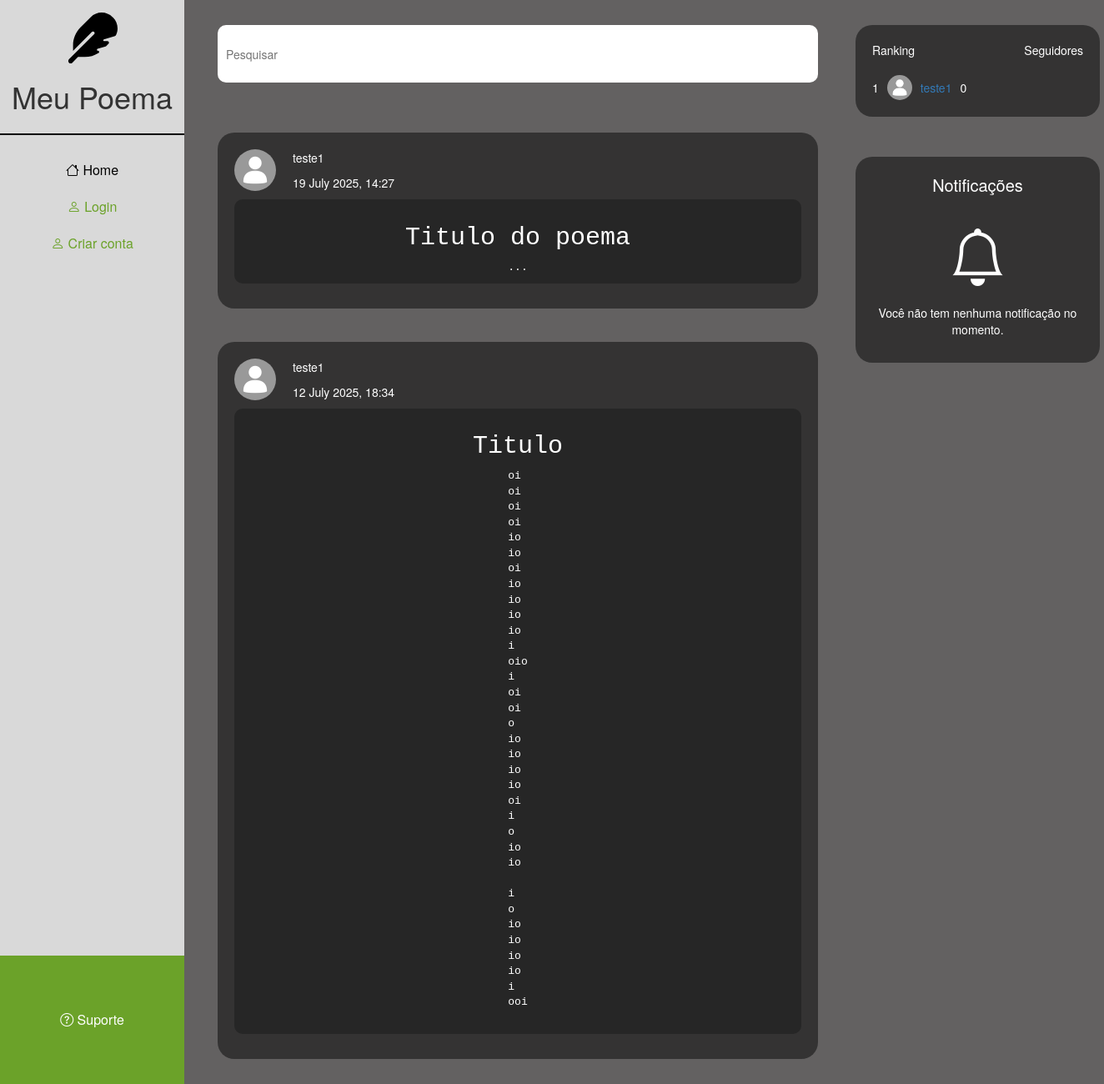
Before: / with the older database file.
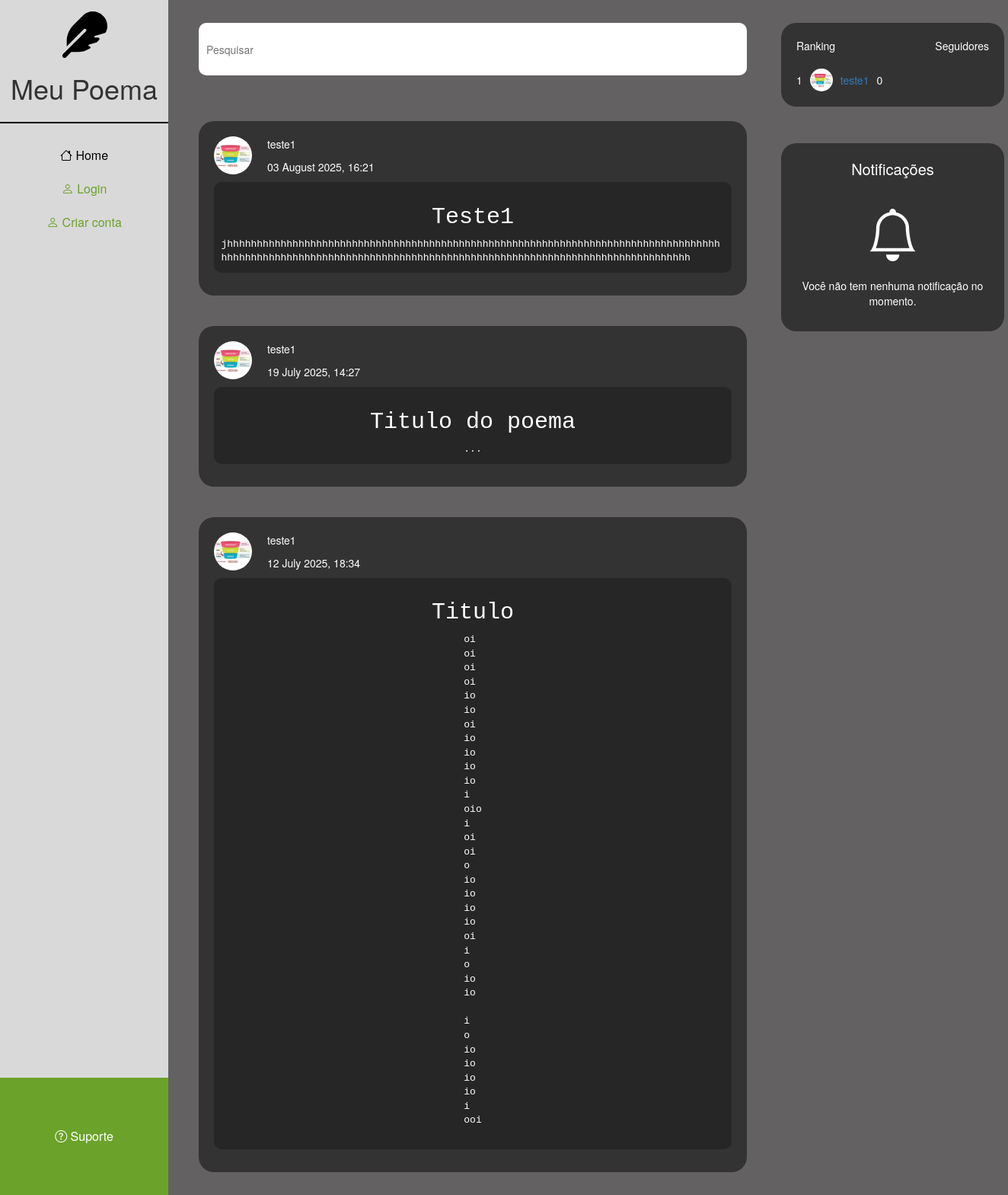
After: the same page with the newer database file.
### meuPoema/models.py (models this page shows)
class Post(database.Model):
    id = database.Column(database.Integer, primary_key=True)
    title = database.Column(database.String(), nullable=False)
    content = database.Column(database.Text(), nullable=False)
    date_posted = database.Column(database.DateTime(), nullable=False, default=datetime.utcnow)
    likes = database.Column(database.Integer, default=0)
    user_id = database.Column(database.Integer, database.ForeignKey('user.id'), nullable=False)

class User(database.Model, UserMixin):
    id = database.Column(database.Integer, primary_key=True)
    username = database.Column(database.String(), nullable=False)
    userUnique = database.Column(database.String(), default=lambda: "@" + uuid.uuid4().hex[:10])
    email = database.Column(database.String(), unique=True, nullable=False)
    password = database.Column(database.String(),nullable=False)
    foto_perfil = database.Column(database.String(), default='default.jpg')
    posts = database.relationship('Post', backref='author', lazy=True)
    followers = database.relationship('Follow', foreign_keys='Follow.followed_id', backref='followed', lazy=True)
    bio = database.Column(database.String(), default='Sem biografia')
    notifications = database.relationship('Notification', backref='user', lazy=True)
    configRanking = database.Column(database.Boolean(), default=False)
    configNotifications = database.Column(database.Boolean(), default=False)

### meuPoema/routes.py (the view)
@app.route("/", methods=['GET', 'POST'])
def home():
    rank = lista_rank()
    formCriarPost = FormCriarPost()
    posts = Post.query.order_by(Post.date_posted.desc()).all()
    profile_pictures = url_for('static', filename='profile_pictures/')
    if formCriarPost.validate_on_submit() and "criarPost" in request.form:
        if current_user.is_authenticated:
            return redirect(url_for('postPoem'))
        else:
            flash('Você precisa estar logado para criar um poema', 'alert-danger')
    return render_template('home.html', avatars=avatars, rank=rank, formCriarPost=formCriarPost, posts=posts, current_user=current_user, profile_pictures=profile_pictures, get_user=get_user)

### meuPoema/forms.py
class FormCriarPost(flask_wtf.FlaskForm):
    criarPost = SubmitField('Criar Postagem')

### meuPoema/routes.py (called while the page is built)
def lista_rank():
    rank = (database.session.query(User)
            .outerjoin(User.followers)
            .group_by(User.id)
            .order_by(func.count(User.followers).desc())
            .limit(5)
            .all())
    return rank

def get_user(user_id):
    return User.query.get(user_id)

### meuPoema/templates/home.html (shortened to what this page needs)
{% extends 'base.html' %}
{% block body %}
    <div class="home">
        <div class="fy">
            <input type="text" class="input-search" placeholder="Pesquisar">
            <div class="home-posts">
                {% for post in posts %}
                    <div class="home-post">
                        <div class="home-post-header">
                            {% set user = get_user(post.user_id) %}
                            <img src="{{ profile_pictures }}{{user.foto_perfil }}" alt="Avatar" class="avatar-post">
                            <div class="home-post-info">
                                <p class="home-post-username">{{ user.username }}</p>
                                <p class="poemPost-time">{{ post.date_posted.strftime('%d %B %Y, %H:%M') }}</p>
                            </div>
                        </div>
                        <pre class="home-post-content">
                            <h2 class="home-post-title">{{ post.title }}</h2>
                            {{ post.content }}
                        </pre>
                    </div>
                {% endfor %}
            </div>
        </div>
    </div>
{% endblock %}

### meuPoema/templates/base.html (shortened to what this page needs)
<!DOCTYPE html>
<html lang="pt-br">
<head>
    <link rel="stylesheet" href="https://cdn.jsdelivr.net/npm/bootstrap@3.4.1/dist/css/bootstrap.min.css">
    <link rel="stylesheet" href="https://cdn.jsdelivr.net/npm/bootstrap-icons@1.11.3/font/bootstrap-icons.min.css">
    <link rel="stylesheet" href="{{ url_for('static', filename='style.css') }}">
</head>
<body class="body-base">
    <div>
        {% include 'nav.html' %}
    </div>
    {% block body %}
    {%endblock%}
    <div class="rank">
        {% include 'rank.html' %}
    </div>
</body>
</html>

### meuPoema/templates/nav.html
<sidebar class="sidebar">
    <div class="top">
        <img src="{{ url_for('static', filename='feather-solid.svg')}}" alt="placeholder">
        <h1>Meu Poema</h1>
    </div>
    <hr>
    <nav class="nav">
        <p><a href="{{ url_for('home') }}"><i class="bi bi-house"></i> Home</a></p>
        {% if current_user.is_authenticated %}
            <p><a href="{{ url_for('profile', id=current_user.id) }}"><i class="bi bi-person"></i> Perfil</a></p>
            <p><a href="{{ url_for('notification') }}"><i class="bi bi-bell"></i> Notificações</a></p>
            <p><a href="{{ url_for('messagePage') }}"><i class="bi bi-chat"></i> Mensagens</a></p>
            <p><a href="{{ url_for('config') }}"><i class="bi bi-gear"></i> Configurações</a></p>
            <p><a href="/meuPoema/static"><i class="bi bi-bookmark"></i> Poemas salvos</a></p>
        {% else %}
            <p><a href="{{ url_for('signin') }}" style="color: #6BA229"><i class="bi bi-person"></i> Login</a></p>
            <p><a href="{{ url_for('signup') }}" style="color: #6BA229"><i class="bi bi-person"></i> Criar conta</a></p>
        {% endif %}
    </nav>
    <div class="suporte">
        <button>
            <i class="bi bi-question-circle"></i> Suporte
        </button>
    </div>
</sidebar>

### meuPoema/templates/rank.html
<div>
    {% if current_user.configRanking %}
    {% else %}
        <div class="followers">
            <div class="title">
                <p>Ranking</p>
                <p>Seguidores</p>
            </div>
            <div class="userRanking">
                {% for rank in rank %}
                    <div class="user">
                        <p>{{ loop.index }}</p>
                        <a href="{{  url_for('profile', id=rank.id) }}">
                            <img src="{{ url_for('static', filename='profile_pictures/' + rank.foto_perfil) }}" class="img-rank" alt="Avatar">
                        </a>
                        <a href="{{  url_for('profile', id=rank.id) }}">
                            <p id="name">{{ rank.username }}</p>
                        </a>
                        <p id="followers">{{ rank.followers|length }}</p>
                    </div>
                {% endfor %}
            </div>
        </div>
    {% endif %}
    {% if current_user.configNotifications %}
    {% else %}
        <div class="notifications">
            <p id="title-notification">Notificações</p>
            <i class="bi bi-bell"></i>
            <p id="text-notification">Você não tem nenhuma notificação no momento.</p>
        </div>
    {% endif %}
</div>

### meuPoema/static/style.css (style rules this page uses)
:root { --nav-bg: #D9D9D9; --btn-color: #6BA229; --bg: #636161; --post: rgba(41, 40, 40, 0.8); --login-color: #8B8B8B; --bg-title-login: #262626; --btn-message-color: #297ca2; --btn-report-color: #A2292B ; --btn-edit-color: #ce5e17; }
.body-base { display: grid; grid-template-columns: 221px 800px 1fr; }
.body-base { background-color: var(--bg); }
.suporte { background-color: var(--btn-color); }
pre { white-space: pre-line; border-radius: 10px; background: #262626; color: white; border: none; }
.home-posts { display: flex; flex-direction: column; align-items: center; gap: 20px; margin-top: 20px; width: 100%; color: white; }
.home-post-content { width: 100%; display: flex; flex-direction: column; align-items: center; }
.home-post { width: 90%; margin-top: 20px; border-radius: 20px; padding: 20px; background-color: var(--post); }

Changed rows visible on the page:
added Post: foto_perfil (picture), {{ user.username }} "teste1", date_posted "03 August 2025, 16:21", title "Teste1", content "jhhhhhhhhhhhhhhhhhhhhhhhhhhhhhhhhhhhhhhhhhhhhhhhhhhhhhhhhhhhhhhhhhhhhhhhhhhhhhhhhhhhhhhhhhhhhhhhhhhhhhhhhhhhhhhhhhhhhhhhhhhhhhhhhhhhhhhhhhhhhhhhhhhhhhhhhhhhhhhhhhh"
changed User "teste1": foto_perfil: picture added in place of a placeholder
changed through a linked row, Post "Titulo do poema": foto_perfil: picture added in place of a placeholder
changed through a linked row, Post "Titulo": foto_perfil: picture added in place of a placeholder
